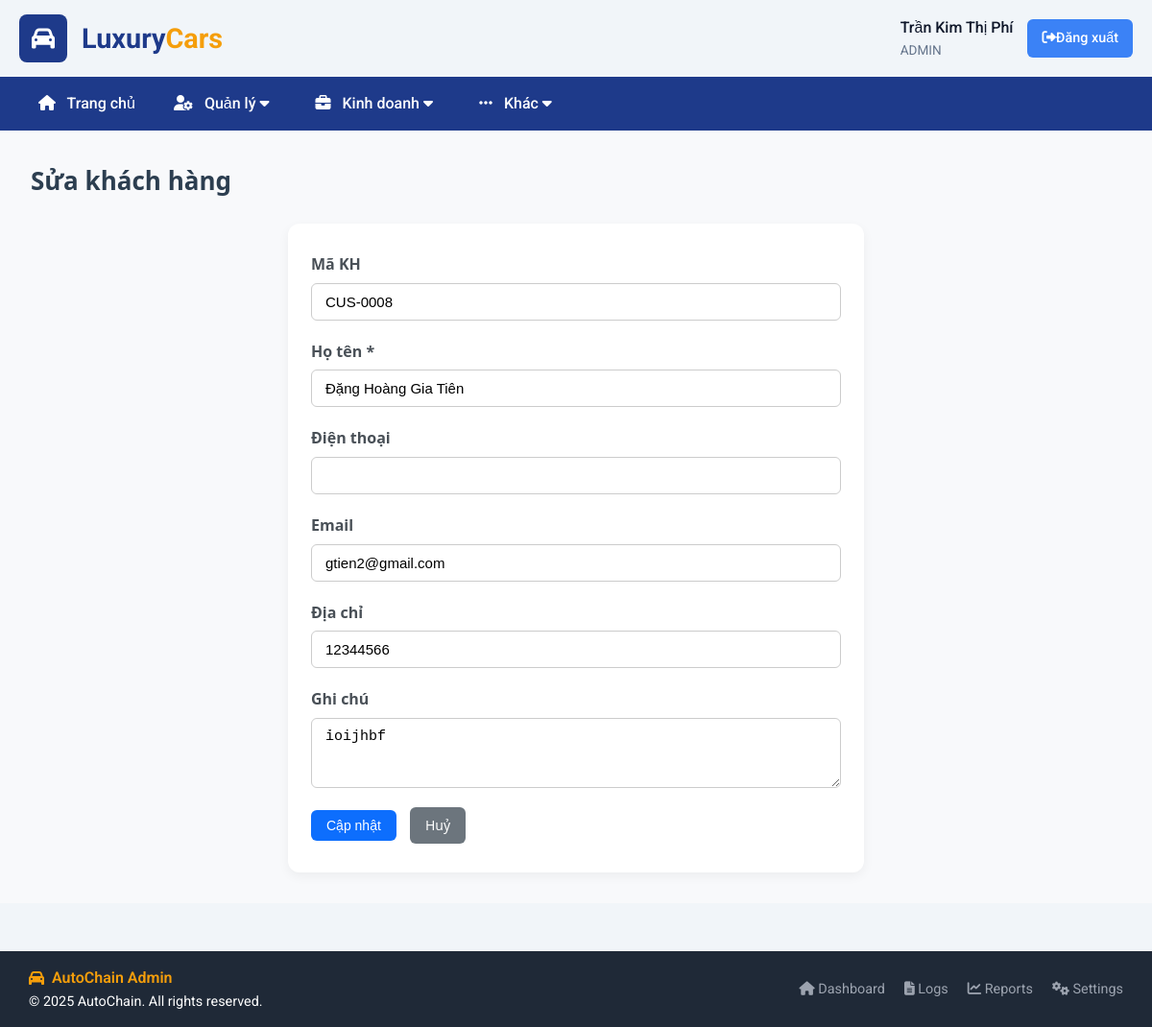
/admin/edit_customers.php?code=CUS-0008 (signed in), run on the app's committed database.
### tables this page shows
CREATE TABLE `users` (
  `user_code` varchar(20) NOT NULL,
  `username` varchar(50) NOT NULL,
  `email` varchar(120) NOT NULL,
  `password_hash` varchar(255) NOT NULL,
  `full_name` varchar(150) DEFAULT NULL,
  `role` enum('ADMIN','CUSTOMER') NOT NULL DEFAULT 'CUSTOMER',
  `customer_code` varchar(15) DEFAULT NULL,
  `is_active` tinyint(4) NOT NULL DEFAULT 1,
  `created_at` datetime NOT NULL DEFAULT current_timestamp(),
  `id` int(10) UNSIGNED NOT NULL
);

CREATE TABLE `customers` (
  `customer_code` varchar(20) NOT NULL,
  `full_name` varchar(150) NOT NULL,
  `phone` varchar(20) DEFAULT NULL,
  `email` varchar(120) DEFAULT NULL,
  `address` varchar(255) DEFAULT NULL,
  `notes` text DEFAULT NULL,
  `created_at` datetime NOT NULL DEFAULT current_timestamp(),
  `id` int(10) UNSIGNED NOT NULL
);

### admin/edit_customers.php (the view, shortened to what this page needs)
<?php
require_once '../connect.php';
$customer_code = $_GET['code'] ?? '';
$st = $conn->prepare("SELECT * FROM customers WHERE customer_code = ? LIMIT 1");
$st->bind_param("s", $customer_code);
$st->execute();
$res = $st->get_result();
$customer = $res->fetch_assoc();
include 'header.php';
?>
<head>
  <link rel="stylesheet" href="customers.css">
</head>
<div class="main-content">
  <h2>Sửa khách hàng</h2>
  <form method="POST" class="bg-white p-4 rounded shadow-sm" style="max-width: 600px; margin:auto;">
    <div class="mb-3">
      <label>Mã KH</label>
      <input type="text" class="form-control" value="<?= htmlspecialchars($customer['customer_code']) ?>" readonly>
    </div>
    <div class="mb-3">
      <label>Họ tên <span class="text-danger">*</span></label>
      <input type="text" name="full_name" class="form-control"
             value="<?= htmlspecialchars($customer['full_name']) ?>" required>
    </div>
    <div class="mb-3">
      <label>Điện thoại</label>
      <input type="text" name="phone" class="form-control"
             value="<?= htmlspecialchars($customer['phone']) ?>">
    </div>
    <div class="mb-3">
      <label>Email</label>
      <input type="email" name="email" class="form-control"
             value="<?= htmlspecialchars($customer['email']) ?>">
    </div>
    <div class="mb-3">
      <label>Địa chỉ</label>
      <input type="text" name="address" class="form-control"
             value="<?= htmlspecialchars($customer['address']) ?>">
    </div>
    <div class="mb-3">
      <label>Ghi chú</label>
      <textarea name="notes" class="form-control" rows="3"><?= htmlspecialchars($customer['notes']) ?></textarea>
    </div>
    <button type="submit" class="btn btn-primary">Cập nhật</button>
    <a href="customers.php" class="btn btn-secondary">Huỷ</a>
  </form>
</div>
<?php include 'footer.php'; ?>

### admin/header.php (shortened to what this page needs)
<?php
include '../connect.php';
$user_code = $_SESSION['user_code'] ?? null;
$user = null;
if ($user_code) {
    $sql = "SELECT full_name, role FROM users WHERE user_code = ?";
    $stmt = $conn->prepare($sql);
    $stmt->bind_param("s", $user_code);
    $stmt->execute();
    $result = $stmt->get_result();
    $user = $result->fetch_assoc();
}
?>
<head>
    <link rel="stylesheet" href="admin.css">
    <link rel="stylesheet" href="https://cdnjs.cloudflare.com/ajax/libs/font-awesome/6.4.0/css/all.min.css">
</head>
        <div class="container">
            <div class="header-top">
                <div class="logo">
                    <div style="background-color: var(--primary); width: 50px; height: 50px; border-radius: 8px; display: flex; align-items: center; justify-content: center; margin-right: 15px;">
                        <i class="fas fa-car" style="color: white; font-size: 24px;"></i>
                    </div>
                    <h1>Luxury<span>Cars</span></h1>
                </div>
                <div class="user-info">
                    <div class="user-details">
                        <h3><?= htmlspecialchars($user['full_name']) ?></h3>
                        <p><?= htmlspecialchars($user['role']) ?></p>
                    </div>
                    <a href="../Taikhoan/dangxuat.php" class="logout-btn"><i class="fas fa-sign-out-alt"></i>Đăng xuất</a>
                </div>
            </div>
        </div>
       <nav>
            <div class="container">
                <ul class="nav-menu">
                    <?php
                        $current_page = basename($_SERVER['PHP_SELF']);
                    ?>
                    <li><a href="index.php" class="<?php echo $current_page == 'index.php' ? 'active' : ''; ?>"><i class="fas fa-home"></i> Trang chủ</a></li>
                    <li class="dropdown">
                        <a href="#"class="<?php echo in_array($current_page, ['manage_users.php', 'customers.php', 'brands.php']) ? 'active' : ''; ?>"><i class="fas fa-user-cog"></i> Quản lý <i class="fas fa-caret-down"></i></a>
                    </li>
                    <li class="dropdown">
                        <a href="#"class="<?php echo in_array($current_page, ['xe.php', 'invoices.php', 'appointments.php', 'service_dashboard.php']) ? 'active' : ''; ?>"><i class="fas fa-briefcase"></i> Kinh doanh <i class="fas fa-caret-down"></i></a>
                    </li>
                    <li class="dropdown">
                        <a href="#"class="<?php echo in_array($current_page, ['reports.php', 'logs.php', 'contact_messages.php']) ? 'active' : ''; ?>"><i class="fas fa-ellipsis-h"></i> Khác <i class="fas fa-caret-down"></i></a>
                    </li>
                </ul>
            </div>
        </nav>

### admin/admin.css (style rules this page uses)
* { margin: 0; padding: 0; box-sizing: border-box; }
.container { width: 100%; max-width: 1400px; margin: 0 auto; padding: 0 20px; }
.btn { padding: 8px 15px; border-radius: 6px; border: none; font-weight: 500; cursor: pointer; transition: all 0.3s ease; display: inline-flex; align-items: center; }
.btn-primary { background: var(--primary); color: white; }

### admin/customers.css (style rules this page uses)
.main-content { padding: 32px; background-color: #f8f9fb; font-family: 'Segoe UI', Tahoma, Geneva, Verdana, sans-serif; min-height: 100vh; }
.main-content h2 { font-size: 26px; font-weight: 700; color: #2c3e50; margin-bottom: 24px; }
.btn-primary { background-color: #0d6efd; color: white; }
form { background: #fff; padding: 30px 24px; border-radius: 12px; box-shadow: 0 4px 12px rgba(0, 0, 0, 0.05); max-width: 600px; margin: 0 auto; }
form .mb-3 { margin-bottom: 20px; }
form label { font-weight: 600; margin-bottom: 6px; display: inline-block; color: #495057; }
form .form-control { width: 100%; padding: 10px 14px; font-size: 15px; border-radius: 6px; border: 1px solid #ccc; transition: 0.2s ease; }
.btn { padding: 10px 20px; font-size: 15px; font-weight: 500; border-radius: 6px; border: none; text-decoration: none; display: inline-block; margin-right: 10px; }
.btn-secondary { background-color: #6c757d; color: white; }
.btn { font-size: 14px; padding: 8px 16px; border-radius: 6px; font-weight: 500; border: none; transition: 0.2s ease-in-out; }

### admin/header.php (style rules this page uses)
.logout-btn { margin-left: 15px; padding: 8px 15px; background: var(--secondary); color: white; border-radius: 6px; text-decoration: none; font-size: 0.9rem; font-weight: 500; transition: 0.3s; }
.header-top { display: flex; justify-content: space-between; align-items: center; padding: 15px 0; }
.logo { display: flex; align-items: center; }
.logo h1 { font-size: 1.8rem; color: var(--primary); font-weight: 700; }
.logo span { color: var(--accent); }
.user-info { display: flex; align-items: center; }
.user-details h3 { font-size: 1rem; font-weight: 500; }
.user-details p { font-size: 0.85rem; color: var(--gray); }
nav { background-color: var(--primary); padding: 0; }
.nav-menu { display: flex; list-style: none; }
.nav-menu li { position: relative; }
.nav-menu a { display: block; padding: 15px 20px; color: white; text-decoration: none; font-weight: 500; transition: all 0.3s ease; }
.nav-menu a i { margin-right: 8px; }

### data on the page
users: full_name "Trần Kim Thị Phí", role "ADMIN"
customers: customer_code "CUS-0008", full_name "Đặng Hoàng Gia Tiên", email "gtien2@gmail.com", address "12344566", notes "ỉoijhbf"
